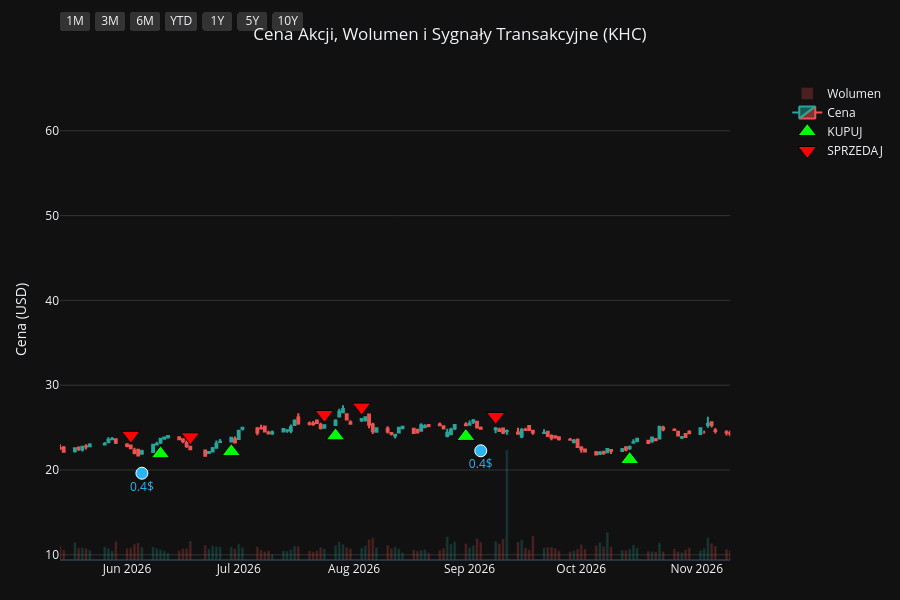
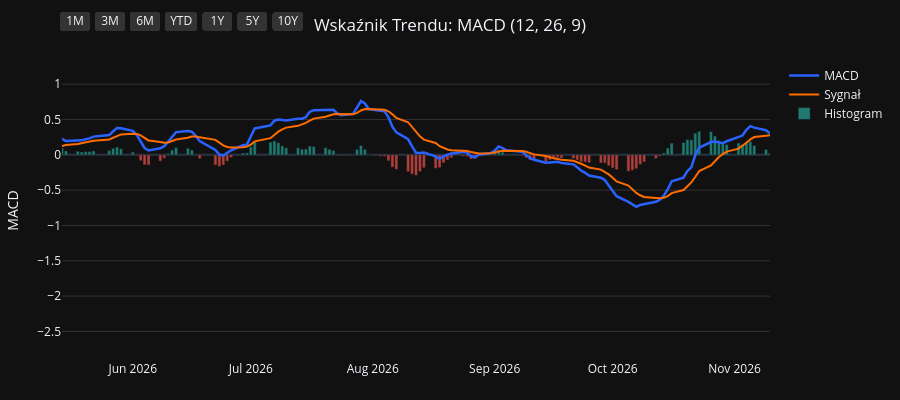
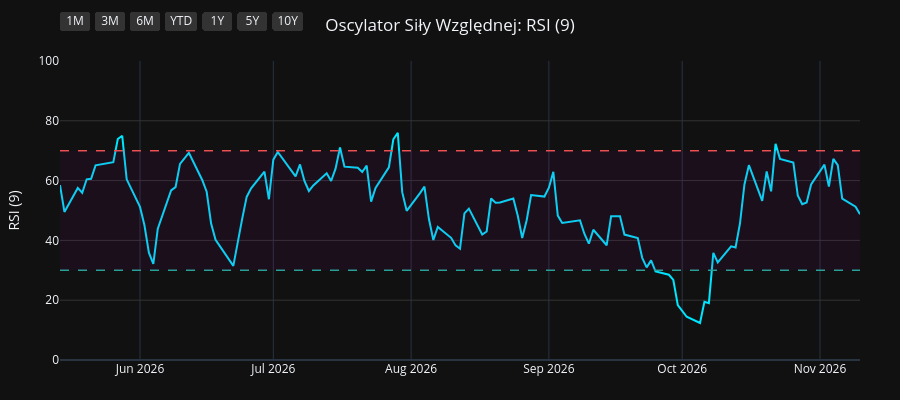
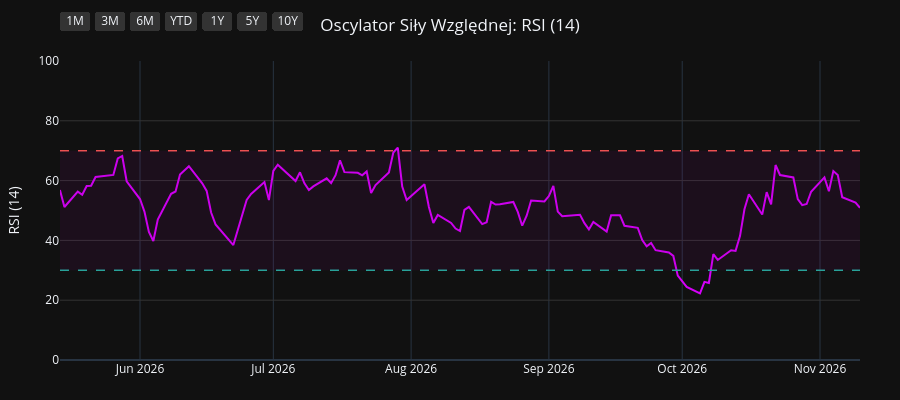

The cell these charts' notebook holds for them, in order:
### Code cell
import os
import yfinance as yf
import pandas as pd
import pandas_ta as ta
import plotly.graph_objects as go
from plotly.subplots import make_subplots

# 1. Pobranie i przygotowanie danych
symbol = os.environ.get("STOCK_TICKER", "").strip().upper()
if not symbol:
    raise RuntimeError("Set STOCK_TICKER before running price_extractor.ipynb")
df = yf.Ticker(symbol).history(period="10y")
df.index = df.index.tz_localize(None)

# Wskaźniki i sygnały
df.ta.macd(fast=12, slow=26, signal=9, append=True)
df.ta.rsi(length=9, append=True)
df.ta.rsi(length=14, append=True)
df.ta.rsi(length=21, append=True)
df.dropna(inplace=True)

macd = df['MACD_12_26_9']
signal = df['MACDs_12_26_9']
wczorajszy_macd = macd.shift(1)
wczorajszy_signal = signal.shift(1)

df['Decyzja'] = 'BRAK'
df.loc[(macd > signal) & (wczorajszy_macd <= wczorajszy_signal), 'Decyzja'] = 'KUPUJ'
df.loc[(macd < signal) & (wczorajszy_macd >= wczorajszy_signal), 'Decyzja'] = 'SPRZEDAJ'

df_kupuj = df[df['Decyzja'] == 'KUPUJ']
df_sprzedaj = df[df['Decyzja'] == 'SPRZEDAJ']
df_dywidendy = df[df['Dividends'] > 0]
df_splity = df[df['Stock Splits'] > 0]

# Wspólna konfiguracja osi X
konfiguracja_osi_x = dict(
    type="date",
    showspikes=True, spikemode="across", spikesnap="cursor", spikedash="dot", spikecolor="#ffffff", spikethickness=1, hoverformat="%Y-%m-%d",
    rangeselector=dict(
        buttons=list([
            dict(count=1, label="1M", step="month", stepmode="backward"),
            dict(count=3, label="3M", step="month", stepmode="backward"),
            dict(count=6, label="6M", step="month", stepmode="backward"),
            dict(count=1, label="YTD", step="year", stepmode="todate"),
            dict(count=1, label="1Y", step="year", stepmode="backward"),
            dict(count=5, label="5Y", step="year", stepmode="backward"),
            dict(step="all", label="10Y")
        ]),
        bgcolor="#333333", activecolor="#2962ff", x=0, y=1.1
    )
)

# ==========================================
# WYKRES 1: CENA + WOLUMEN + SYGNAŁY
# ==========================================
fig1 = make_subplots(specs=[[{"secondary_y": True}]])

kolory_wolumenu = ['#26a69a' if row['Close'] >= row['Open'] else '#ef5350' for index, row in df.iterrows()]
fig1.add_trace(go.Bar(x=df.index, y=df['Volume'], marker_color=kolory_wolumenu, opacity=0.25, name='Wolumen'), secondary_y=True)
fig1.add_trace(go.Candlestick(x=df.index, open=df['Open'], high=df['High'], low=df['Low'], close=df['Close'], name='Cena', increasing_line_color='#26a69a', decreasing_line_color='#ef5350'), secondary_y=False)
fig1.add_trace(go.Scatter(x=df_kupuj.index, y=df_kupuj['Low'] * 0.95, customdata=df_kupuj[['Low', 'High']], mode='markers', marker=dict(symbol='triangle-up', size=16, color='#00ff00', line=dict(width=1, color='black')), name='KUPUJ', hovertemplate='KUPUJ<br>Najniższa: %{customdata[0]:.2f}<br>Najwyższa: %{customdata[1]:.2f}<extra></extra>'), secondary_y=False)
fig1.add_trace(go.Scatter(x=df_sprzedaj.index, y=df_sprzedaj['High'] * 1.05, customdata=df_sprzedaj[['Low', 'High']], mode='markers', marker=dict(symbol='triangle-down', size=16, color='#ff0000', line=dict(width=1, color='black')), name='SPRZEDAJ', hovertemplate='SPRZEDAJ<br>Najniższa: %{customdata[0]:.2f}<br>Najwyższa: %{customdata[1]:.2f}<extra></extra>'), secondary_y=False)

if not df_dywidendy.empty:
    fig1.add_trace(go.Scatter(x=df_dywidendy.index, y=df_dywidendy['Low'] * 0.90, mode='markers+text', marker=dict(symbol='circle', size=12, color='#29b6f6', line=dict(width=1, color='white')), text=df_dywidendy['Dividends'].apply(lambda x: f"{x}$"), textposition="bottom center", name='Dywidenda', showlegend=False, hovertemplate='Dywidenda: %{text}<extra></extra>', textfont=dict(color="#29b6f6")), secondary_y=False)
if not df_splity.empty:
                    fig1.add_trace(go.Scatter(x=df_splity.index, y=df_splity['High'], mode='markers+text', marker=dict(symbol='star', size=16, color='#ffee58', line=dict(width=1, color='black')), text=df_splity['Stock Splits'].apply(lambda x: f"{x:g}:1" if x >= 1 else f"1:{1 / x:g}"), textposition="top center", name='Split', hovertemplate='%{text}<extra></extra>', textfont=dict(color="#ffee58")), secondary_y=False)

fig1.update_layout(title=dict(text=f"Cena Akcji, Wolumen i Sygnały Transakcyjne ({symbol})", x=0.5, xanchor='center'), dragmode='pan', xaxis_rangeslider_visible=False, template='plotly_dark', height=600, hovermode='x unified', margin=dict(l=60, r=40, t=60, b=40))
fig1.update_xaxes(**konfiguracja_osi_x)
fig1.update_xaxes(range=[df.index.max() - pd.Timedelta(days=180), df.index.max()])
fig1.update_yaxes(title_text="Cena (USD)", secondary_y=False, gridcolor='#333333')
fig1.update_yaxes(range=[0, df['Volume'].max() * 4], showgrid=False, showticklabels=False, secondary_y=True)
fig1.show(config={'scrollZoom': True})

# ==========================================
# WYKRES 2: WSKAŹNIK MACD
# ==========================================
fig2 = go.Figure()
fig2.add_trace(go.Scatter(x=df.index, y=df['MACD_12_26_9'], line=dict(color='#2962ff', width=2.5), name='MACD'))
fig2.add_trace(go.Scatter(x=df.index, y=df['MACDs_12_26_9'], line=dict(color='#ff6d00', width=2), name='Sygnał'))
kolory_macd = ['#26a69a' if val >= 0 else '#ef5350' for val in df['MACDh_12_26_9']]
fig2.add_trace(go.Bar(x=df.index, y=df['MACDh_12_26_9'], marker_color=kolory_macd, name='Histogram', opacity=0.7))
fig2.update_layout(title=dict(text="Wskaźnik Trendu: MACD (12, 26, 9)", x=0.5, xanchor='center'), dragmode='pan', xaxis_rangeslider_visible=False, template='plotly_dark', height=400, hovermode='x unified', margin=dict(l=60, r=40, t=60, b=40))
fig2.update_xaxes(**konfiguracja_osi_x)
fig2.update_xaxes(range=[df.index.max() - pd.Timedelta(days=180), df.index.max()])
fig2.update_yaxes(title_text="MACD", gridcolor='#333333')
fig2.show(config={'scrollZoom': True})

# ==========================================
# WYKRES 3: OSCYLATOR RSI (9)
# ==========================================
fig3 = go.Figure()
fig3.add_trace(go.Scatter(x=df.index, y=df['RSI_9'], line=dict(color='#00e5ff', width=2), name='RSI (9)'))
fig3.add_hline(y=70, line_dash="dash", line_color="#ef5350", line_width=1.5)
fig3.add_hline(y=30, line_dash="dash", line_color="#26a69a", line_width=1.5)
fig3.add_hrect(y0=30, y1=70, line_width=0, fillcolor="purple", opacity=0.1)
fig3.update_layout(title=dict(text="Oscylator Siły Względnej: RSI (9)", x=0.5, xanchor='center'), dragmode='pan', xaxis_rangeslider_visible=False, template='plotly_dark', height=400, hovermode='x unified', margin=dict(l=60, r=40, t=60, b=40))
fig3.update_xaxes(**konfiguracja_osi_x)
fig3.update_xaxes(range=[df.index.max() - pd.Timedelta(days=180), df.index.max()])
fig3.update_yaxes(title_text="RSI (9)", range=[0, 100], gridcolor='#333333')
fig3.show(config={'scrollZoom': True})

# ==========================================
# WYKRES 4: OSCYLATOR RSI (14)
# ==========================================
fig4 = go.Figure()
fig4.add_trace(go.Scatter(x=df.index, y=df['RSI_14'], line=dict(color='#d500f9', width=2), name='RSI (14)'))
fig4.add_hline(y=70, line_dash="dash", line_color="#ef5350", line_width=1.5)
fig4.add_hline(y=30, line_dash="dash", line_color="#26a69a", line_width=1.5)
fig4.add_hrect(y0=30, y1=70, line_width=0, fillcolor="purple", opacity=0.1)
fig4.update_layout(title=dict(text="Oscylator Siły Względnej: RSI (14)", x=0.5, xanchor='center'), dragmode='pan', xaxis_rangeslider_visible=False, template='plotly_dark', height=400, hovermode='x unified', margin=dict(l=60, r=40, t=60, b=40))
fig4.update_xaxes(**konfiguracja_osi_x)
fig4.update_xaxes(range=[df.index.max() - pd.Timedelta(days=180), df.index.max()])
fig4.update_yaxes(title_text="RSI (14)", range=[0, 100], gridcolor='#333333')
fig4.show(config={'scrollZoom': True})

# ==========================================
# WYKRES 5: OSCYLATOR RSI (21)
# ==========================================
fig5 = go.Figure()
fig5.add_trace(go.Scatter(x=df.index, y=df['RSI_21'], line=dict(color='#64dd17', width=2), name='RSI (21)'))
fig5.add_hline(y=70, line_dash="dash", line_color="#ef5350", line_width=1.5)
fig5.add_hline(y=30, line_dash="dash", line_color="#26a69a", line_width=1.5)
fig5.add_hrect(y0=30, y1=70, line_width=0, fillcolor="purple", opacity=0.1)
fig5.update_layout(title=dict(text="Oscylator Siły Względnej: RSI (21)", x=0.5, xanchor='center'), dragmode='pan', xaxis_rangeslider_visible=False, template='plotly_dark', height=400, hovermode='x unified', margin=dict(l=60, r=40, t=60, b=40))
fig5.update_xaxes(**konfiguracja_osi_x)
fig5.update_xaxes(range=[df.index.max() - pd.Timedelta(days=180), df.index.max()])
fig5.update_yaxes(title_text="RSI (21)", range=[0, 100], gridcolor='#333333')
fig5.show(config={'scrollZoom': True})

### Figure 1 — Plotly figure (JSON) as saved in the notebook; plotly's stock layout.template omitted (floating-point values rounded to 4 significant figures; data arrays with more than 128 entries replaced by an {"elided": "..."} marker saying what was removed)
{"data": [{"marker": {"color": {"elided": "2479 str values"}}, "name": "Wolumen", "opacity": 0.25, "type": "bar", "x": {"elided": "2479 str values"}, "xaxis": "x", "y": {"elided": "2479 int values"}, "yaxis": "y2"}, {"close": {"elided": "2479 float values"}, "decreasing": {"line": {"color": "#ef5350"}}, "high": {"elided": "2479 float values"}, "increasing": {"line": {"color": "#26a69a"}}, "low": {"elided": "2479 float values"}, "name": "Cena", "open": {"elided": "2479 float values"}, "type": "candlestick", "x": {"elided": "2479 str values"}, "xaxis": "x", "yaxis": "y"}, {"customdata": {"elided": "100x2 float values"}, "hovertemplate": "KUPUJ<br>Najniższa: %{customdata[0]:.2f}<br>Najwyższa: %{customdata[1]:.2f}<extra></extra>", "marker": {"color": "#00ff00", "line": {"color": "black", "width": 1}, "size": 16, "symbol": "triangle-up"}, "mode": "markers", "name": "KUPUJ", "type": "scatter", "x": ["2017-01-26T00:00:00", "2017-02-13T00:00:00", "2017-02-17T00:00:00", "2017-04-18T00:00:00", "2017-05-17T00:00:00", "2017-07-14T00:00:00", "2017-09-11T00:00:00", "2017-10-05T00:00:00", "2018-01-09T00:00:00", "2018-01-16T00:00:00", "2018-03-06T00:00:00", "2018-04-04T00:00:00", "2018-05-04T00:00:00", "2018-07-05T00:00:00", "2018-08-03T00:00:00", "2018-08-17T00:00:00", "2018-09-12T00:00:00", "2018-10-05T00:00:00", "2018-10-16T00:00:00", "2018-11-29T00:00:00", "2019-01-04T00:00:00", "2019-03-14T00:00:00", "2019-05-15T00:00:00", "2019-06-10T00:00:00", "2019-07-19T00:00:00", "2019-08-29T00:00:00", "2019-10-16T00:00:00", "2019-12-12T00:00:00", "2019-12-20T00:00:00", "2020-01-16T00:00:00", "2020-02-11T00:00:00", "2020-03-05T00:00:00", "2020-03-18T00:00:00", "2020-03-24T00:00:00", "2020-05-27T00:00:00", "2020-06-18T00:00:00", "2020-07-14T00:00:00", "2020-10-01T00:00:00", "2020-11-03T00:00:00", "2020-11-11T00:00:00", "2021-01-26T00:00:00", "2021-02-05T00:00:00", "2021-03-22T00:00:00", "2021-03-29T00:00:00", "2021-05-04T00:00:00", "2021-07-20T00:00:00", "2021-08-13T00:00:00", "2021-08-31T00:00:00", "2021-11-02T00:00:00", "2021-12-13T00:00:00", "2022-02-17T00:00:00", "2022-03-25T00:00:00", "2022-06-21T00:00:00", "2022-08-09T00:00:00", "2022-10-04T00:00:00", "2022-11-22T00:00:00", "2023-01-05T00:00:00", "2023-02-15T00:00:00", "2023-03-16T00:00:00", "2023-03-21T00:00:00", "2023-03-24T00:00:00", "2023-07-05T00:00:00", "2023-08-28T00:00:00", "2023-09-07T00:00:00", "2023-10-25T00:00:00", "2024-01-03T00:00:00", "2024-02-26T00:00:00", "2024-03-11T00:00:00", "2024-03-18T00:00:00", "2024-04-19T00:00:00", "2024-07-05T00:00:00", "2024-08-21T00:00:00", "2024-09-03T00:00:00", "2024-10-11T00:00:00", "2024-11-25T00:00:00", "2024-12-27T00:00:00", "2025-01-22T00:00:00", "2025-04-03T00:00:00", "2025-04-21T00:00:00", "2025-06-02T00:00:00", "2025-06-24T00:00:00", "2025-08-27T00:00:00", "2025-08-29T00:00:00", "2025-09-24T00:00:00", "2025-10-01T00:00:00", "2025-10-17T00:00:00", "2025-11-12T00:00:00", "2025-12-18T00:00:00", "2026-01-02T00:00:00", "2026-01-14T00:00:00", "2026-01-27T00:00:00", "2026-02-23T00:00:00", "2026-03-09T00:00:00", "2026-03-31T00:00:00", "2026-04-29T00:00:00", "2026-06-10T00:00:00", "2026-06-29T00:00:00", "2026-07-27T00:00:00", "2026-08-31T00:00:00", "2026-10-14T00:00:00"], "xaxis": "x", "y": [53.14, 53.73, 55.02, 55.07, 53.73, 51.49, 50.11, 47.51, 48.1, 47.8, 41.44, 37.15, 34.02, 39.38, 37.96, 37.98, 36.73, 35.1, 34.62, 32.69, 27.97, 20.73, 20.74, 19.71, 20.31, 16.97, 18.37, 21.46, 21.57, 21.48, 20.11, 17.47, 15.14, 14.87, 20.9, 22.73, 22.58, 20.99, 22.43, 21.52, 24.22, 23.73, 28.19, 28.83, 30.3, 28.67, 27.28, 26.23, 26.93, 25.37, 27.09, 29.12, 27.16, 28.85, 26.17, 29.71, 32.04, 30.63, 29.53, 29.71, 29.41, 28.29, 26.78, 26.15, 25.33, 30.9, 29.16, 28.66, 28.19, 30.42, 26.48, 29.3, 29.18, 29.36, 26.85, 25.88, 24.73, 26.24, 25.37, 23.07, 22.6, 24.12, 24.18, 23.5, 23.05, 22.37, 21.66, 22.22, 21.73, 21.22, 21.19, 21.87, 22.21, 20.35, 20.43, 21.92, 22.17, 24.03, 23.96, 21.24], "yaxis": "y"}, {"customdata": {"elided": "100x2 float values"}, "hovertemplate": "SPRZEDAJ<br>Najniższa: %{customdata[0]:.2f}<br>Najwyższa: %{customdata[1]:.2f}<extra></extra>", "marker": {"color": "#ff0000", "line": {"color": "black", "width": 1}, "size": 16, "symbol": "triangle-down"}, "mode": "markers", "name": "SPRZEDAJ", "type": "scatter", "x": ["2017-01-03T00:00:00", "2017-01-30T00:00:00", "2017-02-16T00:00:00", "2017-02-28T00:00:00", "2017-04-26T00:00:00", "2017-06-09T00:00:00", "2017-08-18T00:00:00", "2017-09-20T00:00:00", "2017-12-07T00:00:00", "2018-01-11T00:00:00", "2018-01-30T00:00:00", "2018-03-20T00:00:00", "2018-04-23T00:00:00", "2018-07-03T00:00:00", "2018-07-12T00:00:00", "2018-08-09T00:00:00", "2018-08-23T00:00:00", "2018-09-21T00:00:00", "2018-10-11T00:00:00", "2018-11-02T00:00:00", "2018-12-04T00:00:00", "2019-02-22T00:00:00", "2019-05-14T00:00:00", "2019-05-20T00:00:00", "2019-07-16T00:00:00", "2019-08-06T00:00:00", "2019-09-27T00:00:00", "2019-11-15T00:00:00", "2019-12-17T00:00:00", "2019-12-24T00:00:00", "2020-01-17T00:00:00", "2020-02-13T00:00:00", "2020-03-09T00:00:00", "2020-03-19T00:00:00", "2020-05-04T00:00:00", "2020-06-15T00:00:00", "2020-06-23T00:00:00", "2020-07-31T00:00:00", "2020-10-27T00:00:00", "2020-11-10T00:00:00", "2020-12-22T00:00:00", "2021-02-04T00:00:00", "2021-03-19T00:00:00", "2021-03-23T00:00:00", "2021-04-01T00:00:00", "2021-05-26T00:00:00", "2021-08-04T00:00:00", "2021-08-20T00:00:00", "2021-10-20T00:00:00", "2021-11-17T00:00:00", "2022-01-21T00:00:00", "2022-03-09T00:00:00", "2022-04-29T00:00:00", "2022-07-27T00:00:00", "2022-08-30T00:00:00", "2022-11-10T00:00:00", "2022-12-15T00:00:00", "2023-01-18T00:00:00", "2023-02-28T00:00:00", "2023-03-17T00:00:00", "2023-03-22T00:00:00", "2023-05-16T00:00:00", "2023-08-04T00:00:00", "2023-09-06T00:00:00", "2023-10-02T00:00:00", "2023-12-19T00:00:00", "2024-01-11T00:00:00", "2024-02-28T00:00:00", "2024-03-13T00:00:00", "2024-04-12T00:00:00", "2024-05-01T00:00:00", "2024-08-14T00:00:00", "2024-08-29T00:00:00", "2024-09-10T00:00:00", "2024-10-25T00:00:00", "2024-12-19T00:00:00", "2025-01-07T00:00:00", "2025-03-13T00:00:00", "2025-04-04T00:00:00", "2025-04-29T00:00:00", "2025-06-17T00:00:00", "2025-07-31T00:00:00", "2025-08-28T00:00:00", "2025-09-02T00:00:00", "2025-09-25T00:00:00", "2025-10-06T00:00:00", "2025-10-29T00:00:00", "2025-12-08T00:00:00", "2025-12-22T00:00:00", "2026-01-05T00:00:00", "2026-01-21T00:00:00", "2026-02-19T00:00:00", "2026-03-03T00:00:00", "2026-03-10T00:00:00", "2026-04-21T00:00:00", "2026-06-02T00:00:00", "2026-06-18T00:00:00", "2026-07-24T00:00:00", "2026-08-03T00:00:00", "2026-09-08T00:00:00"], "xaxis": "x", "y": [58.24, 59.25, 59.48, 60.89, 61.53, 62.09, 57.63, 54.44, 54.84, 53.27, 54.26, 44.15, 40.01, 43.87, 44.51, 42.12, 41.78, 40.69, 39.49, 36.89, 36.74, 25.59, 23.31, 23.28, 22.43, 22.99, 20.92, 23.63, 23.85, 24.07, 23.9, 21.93, 18.53, 17.98, 22.31, 24.83, 25.8, 26.93, 24.18, 23.89, 27.55, 26.42, 31.52, 31.69, 32.05, 35.39, 31.11, 29.69, 30.22, 30.3, 31.06, 32.41, 36.45, 31.32, 32.38, 32.7, 34.42, 36.28, 34.12, 33.1, 33.31, 34.73, 31.39, 29.04, 29.88, 32.86, 34.01, 32.25, 31.76, 33.24, 34.27, 32.21, 32.62, 33.63, 32.64, 28.7, 28.57, 29.42, 29.72, 27.75, 25.28, 27.17, 27.07, 27.43, 26.43, 25.51, 24.78, 24.62, 24.44, 24.32, 22.76, 24.2, 24.51, 24.78, 22.61, 24.1, 23.91, 26.56, 27.42, 26.32], "yaxis": "y"}, {"hovertemplate": "Dywidenda: %{text}<extra></extra>", "marker": {"color": "#29b6f6", "line": {"color": "white", "width": 1}, "size": 12, "symbol": "circle"}, "mode": "markers+text", "name": "Dywidenda", "showlegend": false, "text": ["0.6$", "0.6$", "0.625$", "0.625$", "0.625$", "0.625$", "0.625$", "0.625$", "0.4$", "0.4$", "0.4$", "0.4$", "0.4$", "0.4$", "0.4$", "0.4$", "0.4$", "0.4$", "0.4$", "0.4$", "0.4$", "0.4$", "0.4$", "0.4$", "0.4$", "0.4$", "0.4$", "0.4$", "0.4$", "0.4$", "0.4$", "0.4$", "0.4$", "0.4$", "0.4$", "0.4$", "0.4$", "0.4$", "0.4$"], "textfont": {"color": "#29b6f6"}, "textposition": "bottom center", "type": "scatter", "x": ["2017-03-01T00:00:00", "2017-05-17T00:00:00", "2017-08-16T00:00:00", "2017-11-16T00:00:00", "2018-03-08T00:00:00", "2018-05-17T00:00:00", "2018-08-16T00:00:00", "2018-11-15T00:00:00", "2019-03-07T00:00:00", "2019-05-30T00:00:00", "2019-08-20T00:00:00", "2019-11-14T00:00:00", "2020-03-12T00:00:00", "2020-05-28T00:00:00", "2020-08-27T00:00:00", "2020-11-25T00:00:00", "2021-03-11T00:00:00", "2021-05-27T00:00:00", "2021-08-31T00:00:00", "2021-11-24T00:00:00", "2022-03-10T00:00:00", "2022-05-26T00:00:00", "2022-08-25T00:00:00", "2022-11-23T00:00:00", "2023-03-09T00:00:00", "2023-06-05T00:00:00", "2023-08-31T00:00:00", "2023-11-30T00:00:00", "2024-03-07T00:00:00", "2024-06-06T00:00:00", "2024-08-30T00:00:00", "2024-11-29T00:00:00", "2025-03-07T00:00:00", "2025-05-30T00:00:00", "2025-08-29T00:00:00", "2025-11-28T00:00:00", "2026-03-06T00:00:00", "2026-06-05T00:00:00", "2026-09-04T00:00:00"], "xaxis": "x", "y": [51.78, 50.9, 49.98, 45.84, 39.17, 34.38, 35.42, 31.34, 19.62, 17.04, 15.94, 19.68, 13.11, 20.05, 23.26, 22.04, 26.31, 29.88, 24.85, 24.65, 26.55, 25.41, 28.04, 28.36, 28.01, 28.48, 25.14, 26.69, 26.81, 26.52, 27.75, 25.51, 25.21, 22.01, 22.9, 21.5, 20.43, 19.62, 22.27], "yaxis": "y"}], "layout": {"dragmode": "pan", "height": 600, "hovermode": "x unified", "margin": {"b": 40, "l": 60, "r": 40, "t": 60}, "title": {"text": "Cena Akcji, Wolumen i Sygnały Transakcyjne (KHC)", "x": 0.5, "xanchor": "center"}, "xaxis": {"anchor": "y", "domain": [0.0, 0.94], "hoverformat": "%Y-%m-%d", "range": ["2026-05-14T00:00:00", "2026-11-10T00:00:00"], "rangeselector": {"activecolor": "#2962ff", "bgcolor": "#333333", "buttons": [{"count": 1, "label": "1M", "step": "month", "stepmode": "backward"}, {"count": 3, "label": "3M", "step": "month", "stepmode": "backward"}, {"count": 6, "label": "6M", "step": "month", "stepmode": "backward"}, {"count": 1, "label": "YTD", "step": "year", "stepmode": "todate"}, {"count": 1, "label": "1Y", "step": "year", "stepmode": "backward"}, {"count": 5, "label": "5Y", "step": "year", "stepmode": "backward"}, {"label": "10Y", "step": "all"}], "x": 0, "y": 1.1}, "rangeslider": {"visible": false}, "showspikes": true, "spikecolor": "#ffffff", "spikedash": "dot", "spikemode": "across", "spikesnap": "cursor", "spikethickness": 1, "type": "date"}, "yaxis": {"anchor": "x", "domain": [0.0, 1.0], "gridcolor": "#333333", "title": {"text": "Cena (USD)"}}, "yaxis2": {"anchor": "x", "overlaying": "y", "range": [0, 540819200], "showgrid": false, "showticklabels": false, "side": "right"}}}

### Figure 2 — Plotly figure (JSON) as saved in the notebook; plotly's stock layout.template omitted (floating-point values rounded to 4 significant figures; data arrays with more than 128 entries replaced by an {"elided": "..."} marker saying what was removed)
{"data": [{"line": {"color": "#2962ff", "width": 2.5}, "name": "MACD", "type": "scatter", "x": {"elided": "2479 str values"}, "y": {"elided": "2479 float values"}}, {"line": {"color": "#ff6d00", "width": 2}, "name": "Sygnał", "type": "scatter", "x": {"elided": "2479 str values"}, "y": {"elided": "2479 float values"}}, {"marker": {"color": {"elided": "2479 str values"}}, "name": "Histogram", "opacity": 0.7, "type": "bar", "x": {"elided": "2479 str values"}, "y": {"elided": "2479 float values"}}], "layout": {"dragmode": "pan", "height": 400, "hovermode": "x unified", "margin": {"b": 40, "l": 60, "r": 40, "t": 60}, "title": {"text": "Wskaźnik Trendu: MACD (12, 26, 9)", "x": 0.5, "xanchor": "center"}, "xaxis": {"hoverformat": "%Y-%m-%d", "range": ["2026-05-14T00:00:00", "2026-11-10T00:00:00"], "rangeselector": {"activecolor": "#2962ff", "bgcolor": "#333333", "buttons": [{"count": 1, "label": "1M", "step": "month", "stepmode": "backward"}, {"count": 3, "label": "3M", "step": "month", "stepmode": "backward"}, {"count": 6, "label": "6M", "step": "month", "stepmode": "backward"}, {"count": 1, "label": "YTD", "step": "year", "stepmode": "todate"}, {"count": 1, "label": "1Y", "step": "year", "stepmode": "backward"}, {"count": 5, "label": "5Y", "step": "year", "stepmode": "backward"}, {"label": "10Y", "step": "all"}], "x": 0, "y": 1.1}, "rangeslider": {"visible": false}, "showspikes": true, "spikecolor": "#ffffff", "spikedash": "dot", "spikemode": "across", "spikesnap": "cursor", "spikethickness": 1, "type": "date"}, "yaxis": {"gridcolor": "#333333", "title": {"text": "MACD"}}}}

### Figure 3 — Plotly figure (JSON) as saved in the notebook; plotly's stock layout.template omitted (floating-point values rounded to 4 significant figures; data arrays with more than 128 entries replaced by an {"elided": "..."} marker saying what was removed)
{"data": [{"line": {"color": "#00e5ff", "width": 2}, "name": "RSI (9)", "type": "scatter", "x": {"elided": "2479 str values"}, "y": {"elided": "2479 float values"}}], "layout": {"dragmode": "pan", "height": 400, "hovermode": "x unified", "margin": {"b": 40, "l": 60, "r": 40, "t": 60}, "shapes": [{"line": {"color": "#ef5350", "dash": "dash", "width": 1.5}, "type": "line", "x0": 0, "x1": 1, "xref": "x domain", "y0": 70, "y1": 70, "yref": "y"}, {"line": {"color": "#26a69a", "dash": "dash", "width": 1.5}, "type": "line", "x0": 0, "x1": 1, "xref": "x domain", "y0": 30, "y1": 30, "yref": "y"}, {"fillcolor": "purple", "line": {"width": 0}, "opacity": 0.1, "type": "rect", "x0": 0, "x1": 1, "xref": "x domain", "y0": 30, "y1": 70, "yref": "y"}], "title": {"text": "Oscylator Siły Względnej: RSI (9)", "x": 0.5, "xanchor": "center"}, "xaxis": {"hoverformat": "%Y-%m-%d", "range": ["2026-05-14T00:00:00", "2026-11-10T00:00:00"], "rangeselector": {"activecolor": "#2962ff", "bgcolor": "#333333", "buttons": [{"count": 1, "label": "1M", "step": "month", "stepmode": "backward"}, {"count": 3, "label": "3M", "step": "month", "stepmode": "backward"}, {"count": 6, "label": "6M", "step": "month", "stepmode": "backward"}, {"count": 1, "label": "YTD", "step": "year", "stepmode": "todate"}, {"count": 1, "label": "1Y", "step": "year", "stepmode": "backward"}, {"count": 5, "label": "5Y", "step": "year", "stepmode": "backward"}, {"label": "10Y", "step": "all"}], "x": 0, "y": 1.1}, "rangeslider": {"visible": false}, "showspikes": true, "spikecolor": "#ffffff", "spikedash": "dot", "spikemode": "across", "spikesnap": "cursor", "spikethickness": 1, "type": "date"}, "yaxis": {"gridcolor": "#333333", "range": [0, 100], "title": {"text": "RSI (9)"}}}}

### Figure 4 — Plotly figure (JSON) as saved in the notebook; plotly's stock layout.template omitted (floating-point values rounded to 4 significant figures; data arrays with more than 128 entries replaced by an {"elided": "..."} marker saying what was removed)
{"data": [{"line": {"color": "#d500f9", "width": 2}, "name": "RSI (14)", "type": "scatter", "x": {"elided": "2479 str values"}, "y": {"elided": "2479 float values"}}], "layout": {"dragmode": "pan", "height": 400, "hovermode": "x unified", "margin": {"b": 40, "l": 60, "r": 40, "t": 60}, "shapes": [{"line": {"color": "#ef5350", "dash": "dash", "width": 1.5}, "type": "line", "x0": 0, "x1": 1, "xref": "x domain", "y0": 70, "y1": 70, "yref": "y"}, {"line": {"color": "#26a69a", "dash": "dash", "width": 1.5}, "type": "line", "x0": 0, "x1": 1, "xref": "x domain", "y0": 30, "y1": 30, "yref": "y"}, {"fillcolor": "purple", "line": {"width": 0}, "opacity": 0.1, "type": "rect", "x0": 0, "x1": 1, "xref": "x domain", "y0": 30, "y1": 70, "yref": "y"}], "title": {"text": "Oscylator Siły Względnej: RSI (14)", "x": 0.5, "xanchor": "center"}, "xaxis": {"hoverformat": "%Y-%m-%d", "range": ["2026-05-14T00:00:00", "2026-11-10T00:00:00"], "rangeselector": {"activecolor": "#2962ff", "bgcolor": "#333333", "buttons": [{"count": 1, "label": "1M", "step": "month", "stepmode": "backward"}, {"count": 3, "label": "3M", "step": "month", "stepmode": "backward"}, {"count": 6, "label": "6M", "step": "month", "stepmode": "backward"}, {"count": 1, "label": "YTD", "step": "year", "stepmode": "todate"}, {"count": 1, "label": "1Y", "step": "year", "stepmode": "backward"}, {"count": 5, "label": "5Y", "step": "year", "stepmode": "backward"}, {"label": "10Y", "step": "all"}], "x": 0, "y": 1.1}, "rangeslider": {"visible": false}, "showspikes": true, "spikecolor": "#ffffff", "spikedash": "dot", "spikemode": "across", "spikesnap": "cursor", "spikethickness": 1, "type": "date"}, "yaxis": {"gridcolor": "#333333", "range": [0, 100], "title": {"text": "RSI (14)"}}}}
